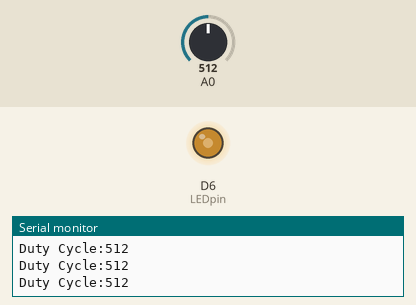
This sketch was run on a simulated ESP8266 (NodeMCU). Shown: output pins drawn as LEDs (lit = HIGH), the last lines printed to the serial monitor. The test bench sets the inputs (shaded band); at power-on: A0 = 512.

Above: at 1.2 s.
1.3 s: A0 set to 716
At 2.3 s:
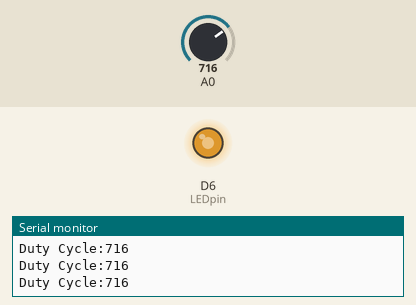
2.8 s: A0 set to 900
At 3.6 s:
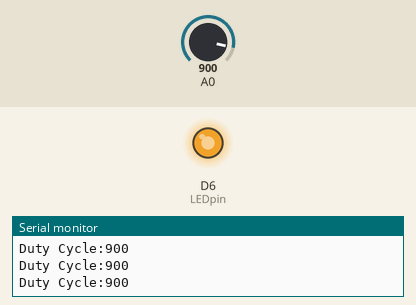
4.3 s: A0 set to 122
At 4.9 s:
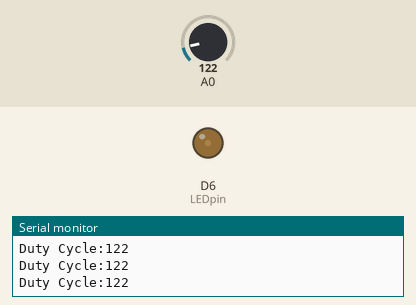
5.8 s: A0 set to 0
At 6.1 s:
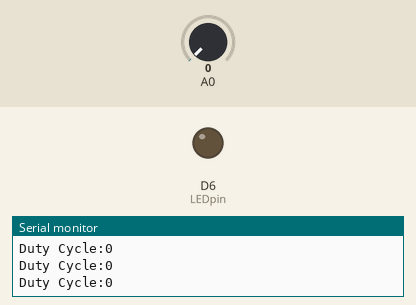
7.3 s: A0 set to 511
At 8.6 s:
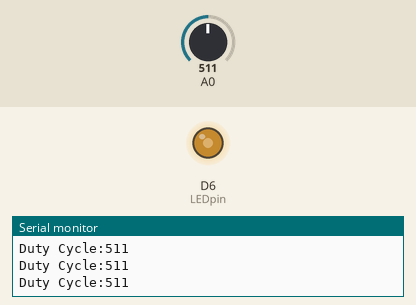
Timing chart, 0 to 9.8 s (numbered marks = the images above; inputs shaded):
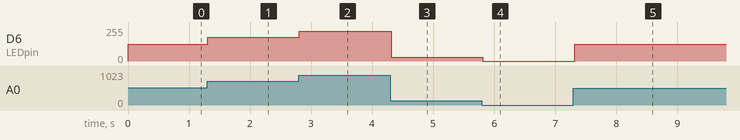

Measured:
- after the input at 1.3 s, D6 (LEDpin): 127/255 → 178/255 at once
- after the input at 2.8 s, D6 (LEDpin): 178/255 → 224/255 at once
- after the input at 4.3 s, D6 (LEDpin): 224/255 → 30/255 at once
- after the input at 5.8 s, D6 (LEDpin): 30/255 → 0/255 at once
- after the input at 7.3 s, D6 (LEDpin): 0/255 → 127/255 at once

The sketch:

sketch_may14d.ino
```cpp
int LEDpin = D6;

void setup() {
  Serial.begin(9600);
  analogWrite(LEDpin, 1023);

}

void loop() {
  // put your main code here, to run repeatedly:
int dutycycle = analogRead(A0);
if(dutycycle>1023) dutycycle=1023;
Serial.print("Duty Cycle:");
Serial.println(dutycycle);
analogWrite(LEDpin,dutycycle);
delay(100);
}
```
